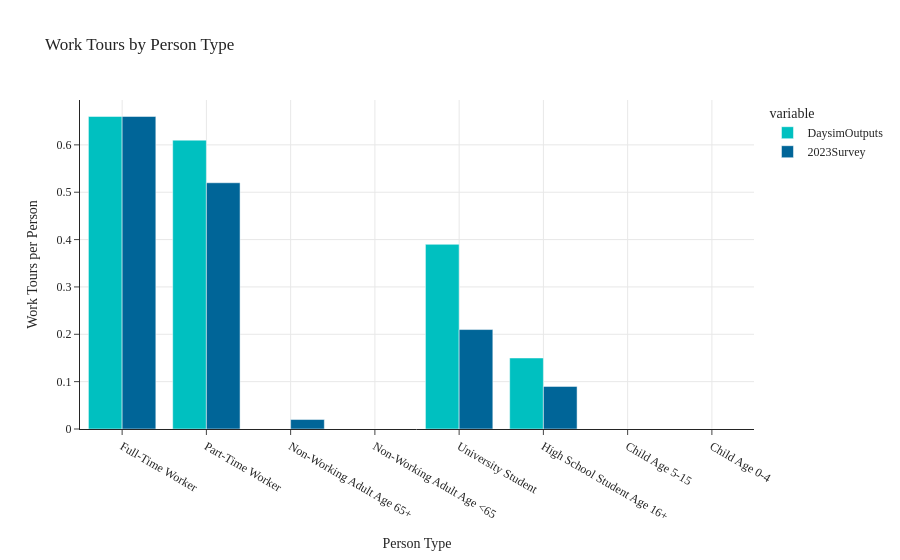
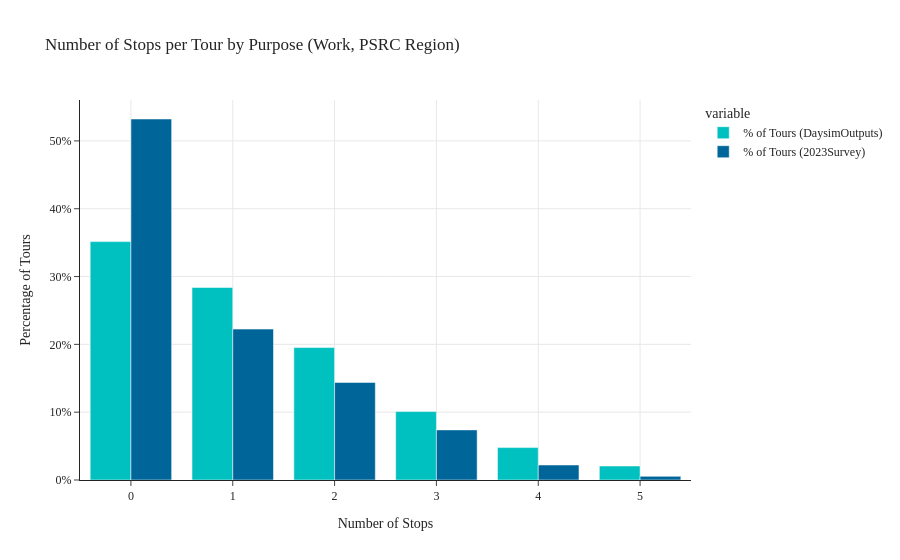
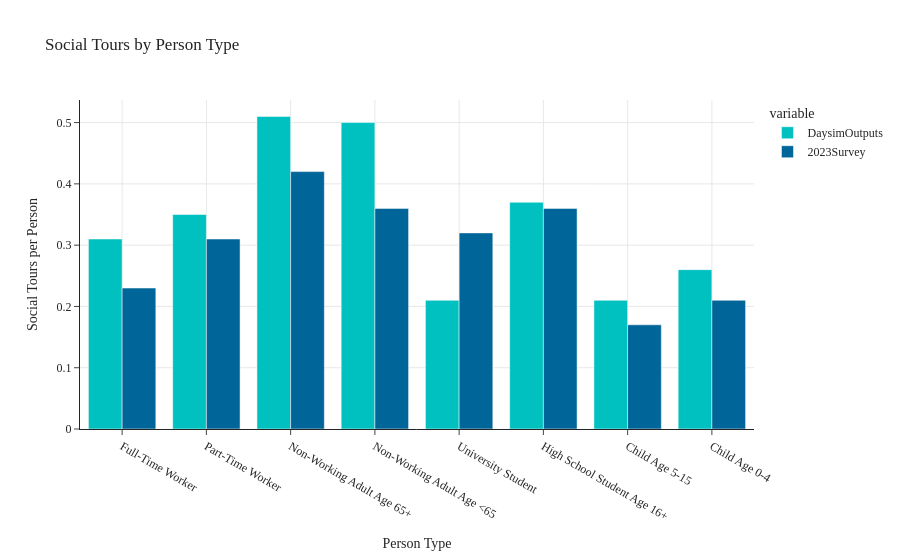
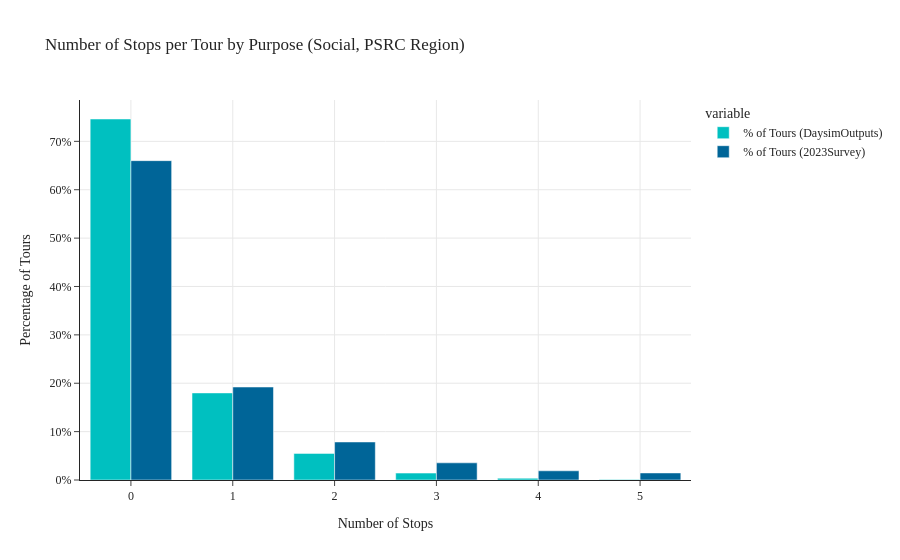

Notebook source saved alongside these figures, in order:
### Code cell
tour_by_pptyp(data1=data_daysim, data2=data_survey, tag='PSRC Region')

### Figure 1 — Plotly figure (JSON) as saved in the notebook; plotly's stock layout.template omitted (floating-point values rounded to 4 significant figures)
{"data": [{"alignmentgroup": "True", "hovertemplate": "variable=DaysimOutputs<br>Person Type=%{x}<br>value=%{y}<extra></extra>", "legendgroup": "DaysimOutputs", "marker": {"color": "#00C0C0", "pattern": {"shape": ""}}, "name": "DaysimOutputs", "offsetgroup": "DaysimOutputs", "orientation": "v", "showlegend": true, "textposition": "auto", "type": "bar", "x": ["Full-Time Worker", "Part-Time Worker", "Non-Working Adult Age 65+", "Non-Working Adult Age <65", "University Student", "High School Student Age 16+", "Child Age 5-15", "Child Age 0-4"], "xaxis": "x", "y": [0.66, 0.61, 0.0, 0.0, 0.39, 0.15, 0.0, 0.0], "yaxis": "y"}, {"alignmentgroup": "True", "hovertemplate": "variable=2023Survey<br>Person Type=%{x}<br>value=%{y}<extra></extra>", "legendgroup": "2023Survey", "marker": {"color": "#006598", "pattern": {"shape": ""}}, "name": "2023Survey", "offsetgroup": "2023Survey", "orientation": "v", "showlegend": true, "textposition": "auto", "type": "bar", "x": ["Full-Time Worker", "Part-Time Worker", "Non-Working Adult Age 65+", "Non-Working Adult Age <65", "University Student", "High School Student Age 16+", "Child Age 5-15", "Child Age 0-4"], "xaxis": "x", "y": [0.66, 0.52, 0.02, 0.0, 0.21, 0.09, 0.0, 0.0], "yaxis": "y"}], "layout": {"barmode": "group", "legend": {"title": {"text": "variable"}, "tracegroupgap": 0}, "title": {"text": "Work Tours by Person Type"}, "xaxis": {"anchor": "y", "domain": [0.0, 1.0], "showgrid": true, "title": {"text": "Person Type"}}, "yaxis": {"anchor": "x", "domain": [0.0, 1.0], "showgrid": true, "title": {"text": "Work Tours per Person"}}}}

### Figure 2 — Plotly figure (JSON) as saved in the notebook; plotly's stock layout.template omitted (floating-point values rounded to 4 significant figures)
{"data": [{"alignmentgroup": "True", "hovertemplate": "variable=% of Tours (DaysimOutputs)<br>Work Tours=%{x}<br>value=%{y}<extra></extra>", "legendgroup": "% of Tours (DaysimOutputs)", "marker": {"color": "#00C0C0", "pattern": {"shape": ""}}, "name": "% of Tours (DaysimOutputs)", "offsetgroup": "% of Tours (DaysimOutputs)", "orientation": "v", "showlegend": true, "textposition": "auto", "type": "bar", "x": [0, 1, 2, 3, 4, 5], "xaxis": "x", "y": [35.15, 28.39, 19.53, 10.09, 4.78, 2.06], "yaxis": "y"}, {"alignmentgroup": "True", "hovertemplate": "variable=% of Tours (2023Survey)<br>Work Tours=%{x}<br>value=%{y}<extra></extra>", "legendgroup": "% of Tours (2023Survey)", "marker": {"color": "#006598", "pattern": {"shape": ""}}, "name": "% of Tours (2023Survey)", "offsetgroup": "% of Tours (2023Survey)", "orientation": "v", "showlegend": true, "textposition": "auto", "type": "bar", "x": [0, 1, 2, 3, 4, 5], "xaxis": "x", "y": [53.23, 22.25, 14.39, 7.39, 2.21, 0.54], "yaxis": "y"}], "layout": {"barmode": "group", "legend": {"title": {"text": "variable"}, "tracegroupgap": 0}, "title": {"text": "Number of Stops per Tour by Purpose (Work, PSRC Region)"}, "xaxis": {"anchor": "y", "domain": [0.0, 1.0], "showgrid": true, "title": {"text": "Number of Stops"}}, "yaxis": {"anchor": "x", "domain": [0.0, 1.0], "showgrid": true, "ticksuffix": "%", "title": {"text": "Percentage of Tours"}}}}

### Figure 3 — Plotly figure (JSON) as saved in the notebook; plotly's stock layout.template omitted (floating-point values rounded to 4 significant figures)
{"data": [{"alignmentgroup": "True", "hovertemplate": "variable=DaysimOutputs<br>Person Type=%{x}<br>value=%{y}<extra></extra>", "legendgroup": "DaysimOutputs", "marker": {"color": "#00C0C0", "pattern": {"shape": ""}}, "name": "DaysimOutputs", "offsetgroup": "DaysimOutputs", "orientation": "v", "showlegend": true, "textposition": "auto", "type": "bar", "x": ["Full-Time Worker", "Part-Time Worker", "Non-Working Adult Age 65+", "Non-Working Adult Age <65", "University Student", "High School Student Age 16+", "Child Age 5-15", "Child Age 0-4"], "xaxis": "x", "y": [0.31, 0.35, 0.51, 0.5, 0.21, 0.37, 0.21, 0.26], "yaxis": "y"}, {"alignmentgroup": "True", "hovertemplate": "variable=2023Survey<br>Person Type=%{x}<br>value=%{y}<extra></extra>", "legendgroup": "2023Survey", "marker": {"color": "#006598", "pattern": {"shape": ""}}, "name": "2023Survey", "offsetgroup": "2023Survey", "orientation": "v", "showlegend": true, "textposition": "auto", "type": "bar", "x": ["Full-Time Worker", "Part-Time Worker", "Non-Working Adult Age 65+", "Non-Working Adult Age <65", "University Student", "High School Student Age 16+", "Child Age 5-15", "Child Age 0-4"], "xaxis": "x", "y": [0.23, 0.31, 0.42, 0.36, 0.32, 0.36, 0.17, 0.21], "yaxis": "y"}], "layout": {"barmode": "group", "legend": {"title": {"text": "variable"}, "tracegroupgap": 0}, "title": {"text": "Social Tours by Person Type"}, "xaxis": {"anchor": "y", "domain": [0.0, 1.0], "showgrid": true, "title": {"text": "Person Type"}}, "yaxis": {"anchor": "x", "domain": [0.0, 1.0], "showgrid": true, "title": {"text": "Social Tours per Person"}}}}

### Figure 4 — Plotly figure (JSON) as saved in the notebook; plotly's stock layout.template omitted (floating-point values rounded to 4 significant figures)
{"data": [{"alignmentgroup": "True", "hovertemplate": "variable=% of Tours (DaysimOutputs)<br>Social Tours=%{x}<br>value=%{y}<extra></extra>", "legendgroup": "% of Tours (DaysimOutputs)", "marker": {"color": "#00C0C0", "pattern": {"shape": ""}}, "name": "% of Tours (DaysimOutputs)", "offsetgroup": "% of Tours (DaysimOutputs)", "orientation": "v", "showlegend": true, "textposition": "auto", "type": "bar", "x": [0, 1, 2, 3, 4, 5], "xaxis": "x", "y": [74.62, 18.0, 5.5, 1.43, 0.37, 0.08], "yaxis": "y"}, {"alignmentgroup": "True", "hovertemplate": "variable=% of Tours (2023Survey)<br>Social Tours=%{x}<br>value=%{y}<extra></extra>", "legendgroup": "% of Tours (2023Survey)", "marker": {"color": "#006598", "pattern": {"shape": ""}}, "name": "% of Tours (2023Survey)", "offsetgroup": "% of Tours (2023Survey)", "orientation": "v", "showlegend": true, "textposition": "auto", "type": "bar", "x": [0, 1, 2, 3, 4, 5], "xaxis": "x", "y": [66.01, 19.22, 7.86, 3.55, 1.9, 1.46], "yaxis": "y"}], "layout": {"barmode": "group", "legend": {"title": {"text": "variable"}, "tracegroupgap": 0}, "title": {"text": "Number of Stops per Tour by Purpose (Social, PSRC Region)"}, "xaxis": {"anchor": "y", "domain": [0.0, 1.0], "showgrid": true, "title": {"text": "Number of Stops"}}, "yaxis": {"anchor": "x", "domain": [0.0, 1.0], "showgrid": true, "ticksuffix": "%", "title": {"text": "Percentage of Tours"}}}}
